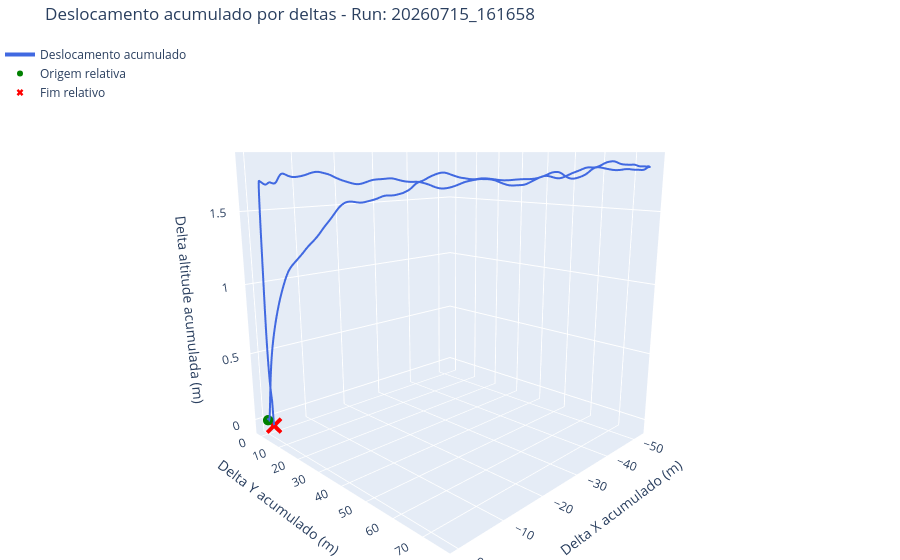
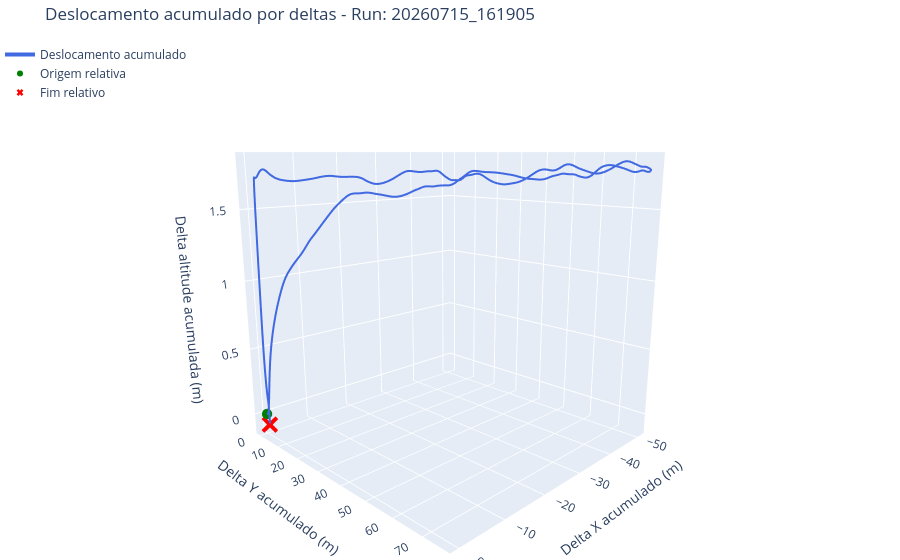
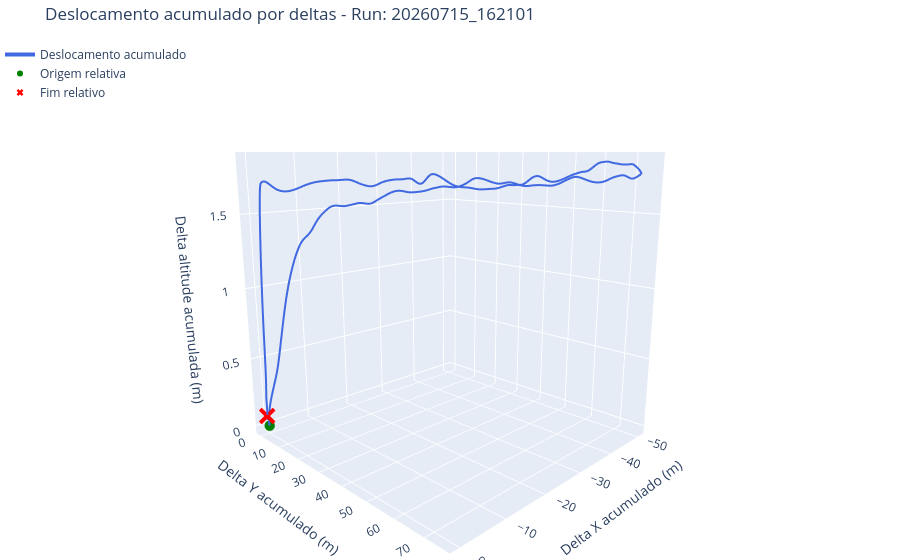
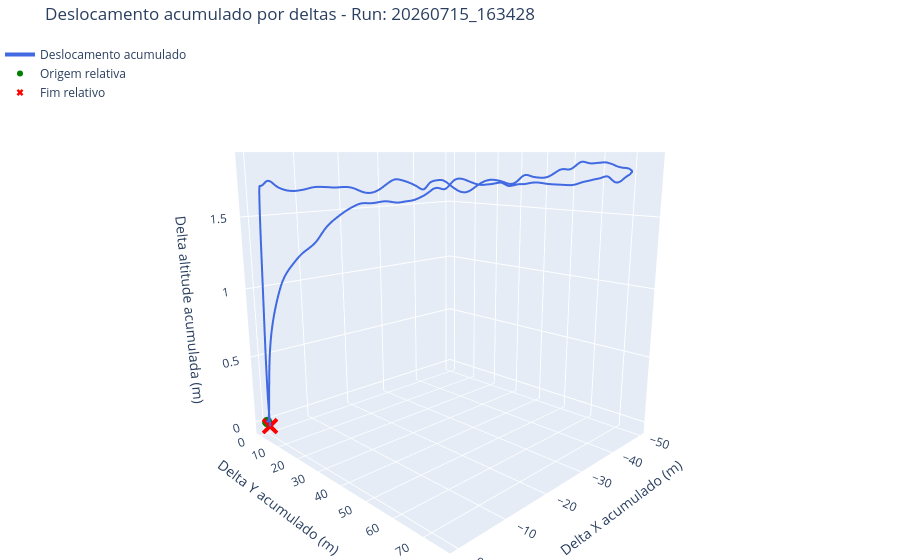

Notebook source saved alongside these figures, in order:
### Markdown cell above
### Deslocamento acumulado relativo

### Code cell
for caminho, df in zip(caminhos_ficheiros, lista_dfs):
    timestamp = caminho.parent.name.replace("voo_teste_", "")
    fig_3d = go.Figure()
    fig_3d.add_trace(go.Scatter3d(x=df["x_rel"], y=df["y_rel"], z=df["altitude_rel"], mode="lines", line=dict(color="royalblue", width=4), name="Deslocamento acumulado"))
    fig_3d.add_trace(go.Scatter3d(x=[0.0], y=[0.0], z=[0.0], mode="markers", marker=dict(color="green", size=6), name="Origem relativa"))
    fig_3d.add_trace(go.Scatter3d(x=[df["x_rel"].iloc[-1]], y=[df["y_rel"].iloc[-1]], z=[df["altitude_rel"].iloc[-1]], mode="markers", marker=dict(color="red", size=6, symbol="x"), name="Fim relativo"))
    fig_3d.update_layout(title=f"Deslocamento acumulado por deltas - Run: {timestamp}", scene=dict(xaxis_title="Delta X acumulado (m)", yaxis_title="Delta Y acumulado (m)", zaxis_title="Delta altitude acumulada (m)", camera=dict(eye=dict(x=1.5, y=1.5, z=0.5))), legend=dict(x=0, y=1), margin=dict(l=0, r=0, b=0, t=40))
    fig_3d.show()

### Figure 1 — Plotly figure (JSON) as saved in the notebook; plotly's stock layout.template omitted (floating-point values rounded to 4 significant figures; data arrays with more than 128 entries replaced by an {"elided": "..."} marker saying what was removed)
{"data": [{"line": {"color": "royalblue", "width": 4}, "mode": "lines", "name": "Deslocamento acumulado", "type": "scatter3d", "x": {"elided": "3390 float values"}, "y": {"elided": "3390 float values"}, "z": {"elided": "3390 float values"}}, {"marker": {"color": "green", "size": 6}, "mode": "markers", "name": "Origem relativa", "type": "scatter3d", "x": [0], "y": [0], "z": [0]}, {"marker": {"color": "red", "size": 6, "symbol": "x"}, "mode": "markers", "name": "Fim relativo", "type": "scatter3d", "x": [-0.9943], "y": [0.7392], "z": [-0.04749]}], "layout": {"legend": {"x": 0, "y": 1}, "margin": {"b": 0, "l": 0, "r": 0, "t": 40}, "scene": {"camera": {"eye": {"x": 1.5, "y": 1.5, "z": 0.5}}, "xaxis": {"title": {"text": "Delta X acumulado (m)"}}, "yaxis": {"title": {"text": "Delta Y acumulado (m)"}}, "zaxis": {"title": {"text": "Delta altitude acumulada (m)"}}}, "title": {"text": "Deslocamento acumulado por deltas - Run: 20260715_161658"}}}

### Figure 2 — Plotly figure (JSON) as saved in the notebook; plotly's stock layout.template omitted (floating-point values rounded to 4 significant figures; data arrays with more than 128 entries replaced by an {"elided": "..."} marker saying what was removed)
{"data": [{"line": {"color": "royalblue", "width": 4}, "mode": "lines", "name": "Deslocamento acumulado", "type": "scatter3d", "x": {"elided": "3346 float values"}, "y": {"elided": "3346 float values"}, "z": {"elided": "3346 float values"}}, {"marker": {"color": "green", "size": 6}, "mode": "markers", "name": "Origem relativa", "type": "scatter3d", "x": [0], "y": [0], "z": [0]}, {"marker": {"color": "red", "size": 6, "symbol": "x"}, "mode": "markers", "name": "Fim relativo", "type": "scatter3d", "x": [-0.09788], "y": [1.011], "z": [-0.07719]}], "layout": {"legend": {"x": 0, "y": 1}, "margin": {"b": 0, "l": 0, "r": 0, "t": 40}, "scene": {"camera": {"eye": {"x": 1.5, "y": 1.5, "z": 0.5}}, "xaxis": {"title": {"text": "Delta X acumulado (m)"}}, "yaxis": {"title": {"text": "Delta Y acumulado (m)"}}, "zaxis": {"title": {"text": "Delta altitude acumulada (m)"}}}, "title": {"text": "Deslocamento acumulado por deltas - Run: 20260715_161905"}}}

### Figure 3 — Plotly figure (JSON) as saved in the notebook; plotly's stock layout.template omitted (floating-point values rounded to 4 significant figures; data arrays with more than 128 entries replaced by an {"elided": "..."} marker saying what was removed)
{"data": [{"line": {"color": "royalblue", "width": 4}, "mode": "lines", "name": "Deslocamento acumulado", "type": "scatter3d", "x": {"elided": "3218 float values"}, "y": {"elided": "3218 float values"}, "z": {"elided": "3218 float values"}}, {"marker": {"color": "green", "size": 6}, "mode": "markers", "name": "Origem relativa", "type": "scatter3d", "x": [0], "y": [0], "z": [0]}, {"marker": {"color": "red", "size": 6, "symbol": "x"}, "mode": "markers", "name": "Fim relativo", "type": "scatter3d", "x": [0.3314], "y": [-0.08406], "z": [0.07804]}], "layout": {"legend": {"x": 0, "y": 1}, "margin": {"b": 0, "l": 0, "r": 0, "t": 40}, "scene": {"camera": {"eye": {"x": 1.5, "y": 1.5, "z": 0.5}}, "xaxis": {"title": {"text": "Delta X acumulado (m)"}}, "yaxis": {"title": {"text": "Delta Y acumulado (m)"}}, "zaxis": {"title": {"text": "Delta altitude acumulada (m)"}}}, "title": {"text": "Deslocamento acumulado por deltas - Run: 20260715_162101"}}}

### Figure 4 — Plotly figure (JSON) as saved in the notebook; plotly's stock layout.template omitted (floating-point values rounded to 4 significant figures; data arrays with more than 128 entries replaced by an {"elided": "..."} marker saying what was removed)
{"data": [{"line": {"color": "royalblue", "width": 4}, "mode": "lines", "name": "Deslocamento acumulado", "type": "scatter3d", "x": {"elided": "3333 float values"}, "y": {"elided": "3333 float values"}, "z": {"elided": "3333 float values"}}, {"marker": {"color": "green", "size": 6}, "mode": "markers", "name": "Origem relativa", "type": "scatter3d", "x": [0], "y": [0], "z": [0]}, {"marker": {"color": "red", "size": 6, "symbol": "x"}, "mode": "markers", "name": "Fim relativo", "type": "scatter3d", "x": [-0.2637], "y": [0.803], "z": [-0.02819]}], "layout": {"legend": {"x": 0, "y": 1}, "margin": {"b": 0, "l": 0, "r": 0, "t": 40}, "scene": {"camera": {"eye": {"x": 1.5, "y": 1.5, "z": 0.5}}, "xaxis": {"title": {"text": "Delta X acumulado (m)"}}, "yaxis": {"title": {"text": "Delta Y acumulado (m)"}}, "zaxis": {"title": {"text": "Delta altitude acumulada (m)"}}}, "title": {"text": "Deslocamento acumulado por deltas - Run: 20260715_163428"}}}
